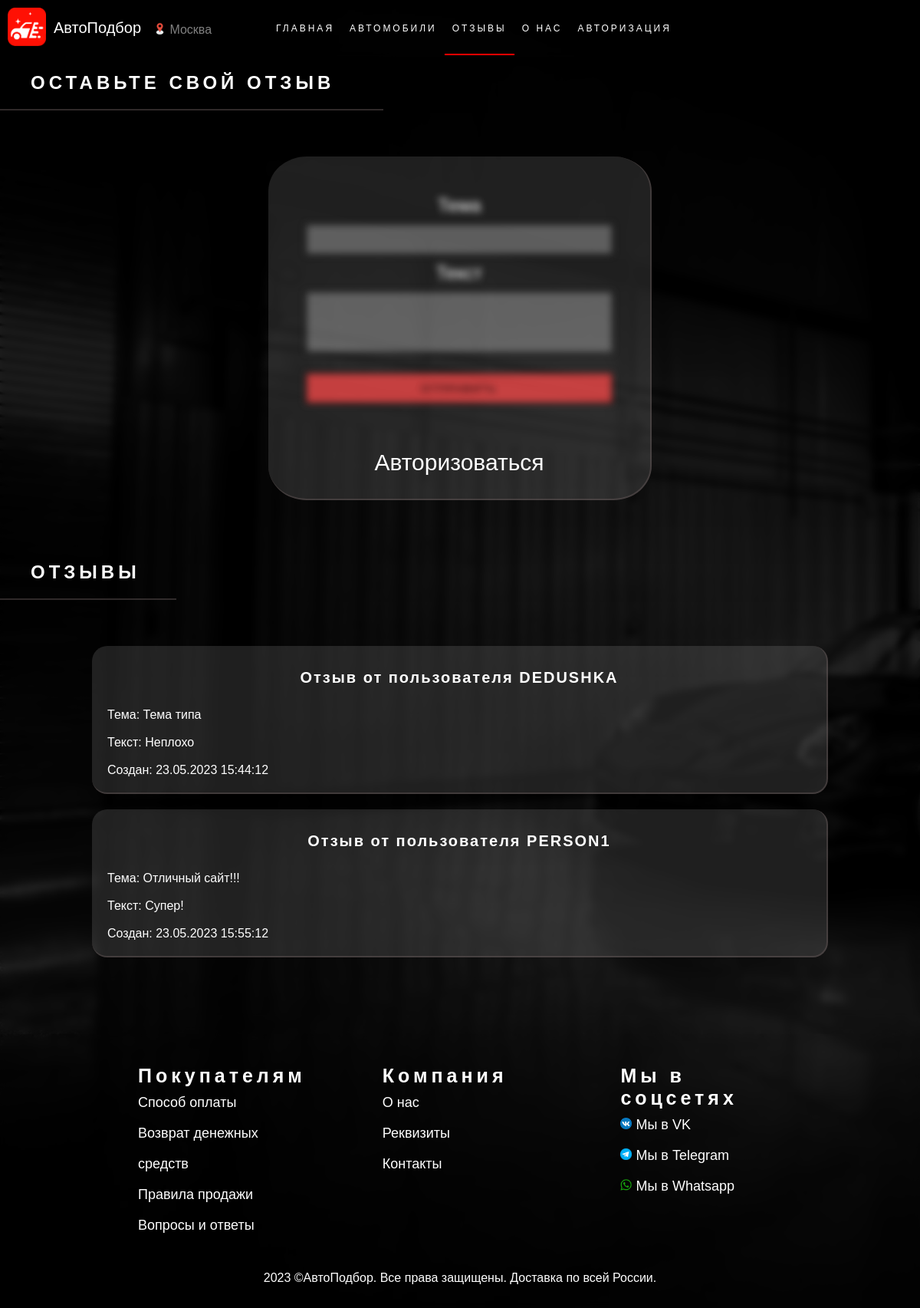
The app's page /otz.php with its own data.
### tables this page shows
CREATE TABLE `otz` (
  `id_otz` int(11) NOT NULL,
  `id_user_reg` int(11) NOT NULL,
  `nick` varchar(100) NOT NULL,
  `title` varchar(50) NOT NULL,
  `text` text NOT NULL,
  `date` datetime NOT NULL
);

### otz.php (the view, shortened to what this page needs)
<?php
    require_once "block/header.php";
?>
    <main style="padding-bottom:100px">
    <h2 id="h_otz">ОСТАВЬТЕ СВОЙ ОТЗЫВ</h2>
    <?php if(!$_SESSION['user']){
        echo "<div id=\"switch_box1\" class=\"box_reg\" style=\"padding-bottom:30px\">
        <form id=\"form\" action=\"otz_obr.php\" method=\"GET\" class=\"blur\">
            <p>Тема</p>
            <input class=\"btn\" type=\"text\" name=\"title\" disabled>
            <p>Текст</p>
            <textarea name=\"text\" class=\"btn t_a\" id=\"texthold\" disabled></textarea>
            <input id=\"sub\" class=\"btn\" type=\"submit\" value=\"Отправить\" disabled>
        </form>
        <span id=\"blur\">Авторизоваться</span>
        </div>";
    }
    ?>
    <h2 style="width:230px">ОТЗЫВЫ</h2>
        <div class="block_otz">
        <?php  $otz = mysqli_query($link, "SELECT `id_user_reg`,`title`,`text`,DATE_FORMAT(date,'%d.%m.%Y %H:%i:%s') AS date,`nick` FROM `otz`");
                while ($resultO = mysqli_fetch_array($otz)) {
                    $n = strtoupper($resultO['nick']);
                echo "<div class=\"otz\">
                        <h4>Отзыв от пользователя $n</h4><br>
                        <span>Тема: {$resultO['title']}</span> <br><br>
                        <span>Текст: {$resultO['text']}</span> <br><br>
                        <span>Создан: {$resultO['date']}</span>
                    </div>";
            }?>
        </div>
    </main>
<?php
    require_once "block/footer.php";
?>

### style.css (style rules this page uses)
*, *:after, *:before { box-sizing: border-box; padding: 0; margin: 0; }
main { width: 90%; margin:0 auto; background-image: linear-gradient(rgba(0, 0, 0, 0.918), rgba(0, 0, 0, 0.815)); color: white; backdrop-filter: blur(4px); }
body { background-image: url(img/fon.jpg); background-color: rgb(56, 56, 56); background-attachment: fixed; background-size: cover; background-position: center; background-repeat: no-repeat; font-family: Arial, Helvetica, sans-serif; }
h2 { letter-spacing: 5px; padding: 20px 40px; margin: 60px 0px; width: 240px; border-bottom: 2px solid rgba(105, 91, 91, 0.452); }
h4 { text-align: center; margin: 10px; letter-spacing: 2px; font-size: 20px; }
#form { margin:0 auto; padding: 50px 0; flex-wrap:wrap; max-width:400px; }
.box_reg { max-height:600px; max-width: 500px; margin:0 auto; text-align:center; font-size:24px; background-color: rgba(161, 161, 161, 0.192); border-radius: 10%; border-bottom: 2px solid rgba(105, 91, 91, 0.452); border-right: 2px solid rgba(105, 91, 91, 0.452); }
.btn { width:400px; height:40px; text-align:center; margin: 10px 0; text-align: center; }
.btn { text-decoration: none; color: rgb(0, 0, 0); display: inline-block; position: relative; border: 1px solid; border-image-slice: 1; font-family: 'Montserrat', sans-serif; text-transform: uppercase; overflow: hidden; letter-spacing: 2px; transition: .8s cubic-bezier(.165, .84, .44, 1); }
.btn:before { content: ""; position: absolute; left: 0; top: 0; height: 0; width: 100%; z-index: -1; color: white; background: linear-gradient(rgba(107, 107, 107, 0.7), rgba(252, 68, 68, 0.7)); transition: .8s cubic-bezier(.165, .84, .44, 1); }
#sub { background-color: #fd4949bd; cursor: pointer; }
.t_a { resize:vertical; max-width: 400px; height: 80px; max-height: 300px; text-align: left; padding: 5px; margin: 10px 0; }
.block_otz { margin: 0 auto; max-width: 1000px; }
.otz { max-width: 1000px; border-bottom: 2px solid rgba(105, 91, 91, 0.452); border-right: 2px solid rgba(105, 91, 91, 0.452); margin: 20px; margin-bottom: 0px; padding: 20px 20px; border-radius: 20px; background-color: rgba(161, 161, 161, 0.192); }
.otz span { word-break: break-all; }
#h_otz { margin-top: 0; width: 500px; }
.blur { filter: blur(5px); }
#blur { font-size: 30px; cursor:pointer; user-select: none; }
@media (max-width: 1200px) { main { width: 100%; } }

### records on screen
otz: nick "DEDUSHKA", title "Тема типа", text "Неплохо", date "23.05.2023 15:44:12"
otz: nick "PERSON1", title "Отличный сайт!!!", text "Супер!", date "23.05.2023 15:55:12"

### other values on screen
$prof "АВТОРИЗАЦИЯ"
